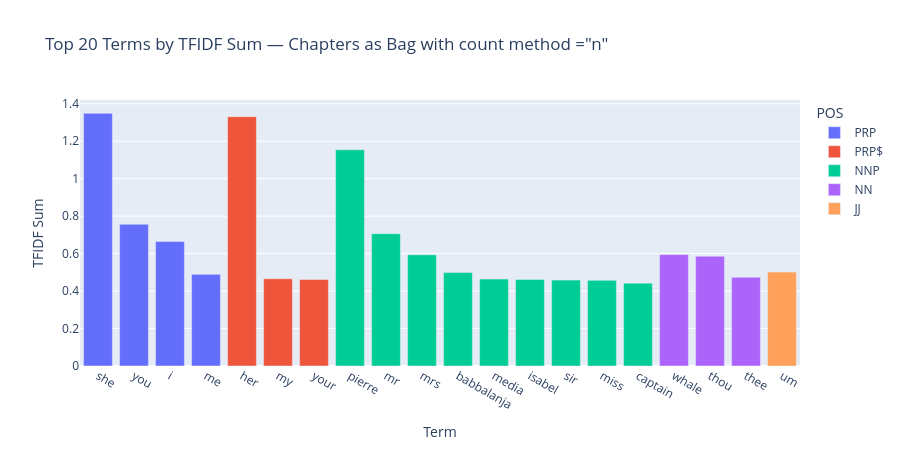

The notebook cell saved with this chart:
### Code cell
px.bar(
    top20_chaps.reset_index(),
    x='term_str', y='tfidf_sum', color='pos_max',
    title='Top 20 Terms by TFIDF Sum — Chapters as Bag with count method ="n"',
    labels={'term_str': 'Term', 'tfidf_sum': 'TFIDF Sum', 'pos_max': 'POS'},
    height=450
)

### Figure 1 — Plotly figure (JSON) as saved in the notebook; plotly's stock layout.template omitted (floating-point values rounded to 4 significant figures)
{"data": [{"hovertemplate": "POS=PRP<br>Term=%{x}<br>TFIDF Sum=%{y}<extra></extra>", "legendgroup": "PRP", "marker": {"color": "#636efa", "pattern": {"shape": ""}}, "name": "PRP", "orientation": "v", "showlegend": true, "textposition": "auto", "type": "bar", "x": ["she", "you", "i", "me"], "xaxis": "x", "y": [1.349, 0.7567, 0.6644, 0.4893], "yaxis": "y"}, {"hovertemplate": "POS=PRP$<br>Term=%{x}<br>TFIDF Sum=%{y}<extra></extra>", "legendgroup": "PRP$", "marker": {"color": "#EF553B", "pattern": {"shape": ""}}, "name": "PRP$", "orientation": "v", "showlegend": true, "textposition": "auto", "type": "bar", "x": ["her", "my", "your"], "xaxis": "x", "y": [1.331, 0.4659, 0.4618], "yaxis": "y"}, {"hovertemplate": "POS=NNP<br>Term=%{x}<br>TFIDF Sum=%{y}<extra></extra>", "legendgroup": "NNP", "marker": {"color": "#00cc96", "pattern": {"shape": ""}}, "name": "NNP", "orientation": "v", "showlegend": true, "textposition": "auto", "type": "bar", "x": ["pierre", "mr", "mrs", "babbalanja", "media", "isabel", "sir", "miss", "captain"], "xaxis": "x", "y": [1.154, 0.7067, 0.5936, 0.4988, 0.4641, 0.4623, 0.4587, 0.4572, 0.4422], "yaxis": "y"}, {"hovertemplate": "POS=NN<br>Term=%{x}<br>TFIDF Sum=%{y}<extra></extra>", "legendgroup": "NN", "marker": {"color": "#ab63fa", "pattern": {"shape": ""}}, "name": "NN", "orientation": "v", "showlegend": true, "textposition": "auto", "type": "bar", "x": ["whale", "thou", "thee"], "xaxis": "x", "y": [0.5947, 0.5861, 0.4734], "yaxis": "y"}, {"hovertemplate": "POS=JJ<br>Term=%{x}<br>TFIDF Sum=%{y}<extra></extra>", "legendgroup": "JJ", "marker": {"color": "#FFA15A", "pattern": {"shape": ""}}, "name": "JJ", "orientation": "v", "showlegend": true, "textposition": "auto", "type": "bar", "x": ["um"], "xaxis": "x", "y": [0.5014], "yaxis": "y"}], "layout": {"barmode": "relative", "height": 450, "legend": {"title": {"text": "POS"}, "tracegroupgap": 0}, "title": {"text": "Top 20 Terms by TFIDF Sum — Chapters as Bag with count method =\"n\""}, "xaxis": {"anchor": "y", "domain": [0, 1], "title": {"text": "Term"}}, "yaxis": {"anchor": "x", "domain": [0, 1], "title": {"text": "TFIDF Sum"}}}}
